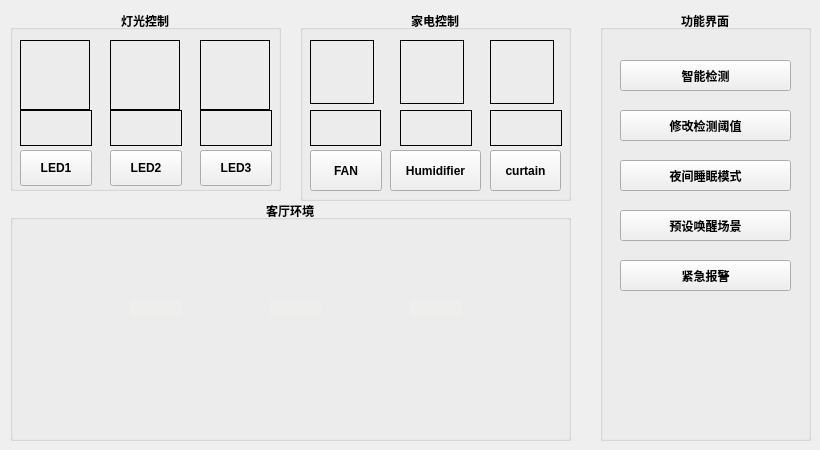
<?xml version="1.0" encoding="UTF-8"?>
<ui version="4.0">
 <class>MPCON</class>
 <widget class="QWidget" name="MPCON">
  <property name="geometry">
   <rect>
    <x>0</x>
    <y>0</y>
    <width>820</width>
    <height>450</height>
   </rect>
  </property>
  <property name="windowTitle">
   <string>Form</string>
  </property>
  <widget class="QGroupBox" name="groupBox">
   <property name="geometry">
    <rect>
     <x>10</x>
     <y>10</y>
     <width>271</width>
     <height>181</height>
    </rect>
   </property>
   <property name="font">
    <font>
     <weight>75</weight>
     <bold>true</bold>
    </font>
   </property>
   <property name="title">
    <string>灯光控制</string>
   </property>
   <property name="alignment">
    <set>Qt::AlignCenter</set>
   </property>
   <widget class="QLabel" name="label_led_1">
    <property name="geometry">
     <rect>
      <x>10</x>
      <y>100</y>
      <width>72</width>
      <height>36</height>
     </rect>
    </property>
    <property name="styleSheet">
     <string notr="true">background-color:rgba(0,0,0,0);</string>
    </property>
    <property name="frameShape">
     <enum>QFrame::Panel</enum>
    </property>
    <property name="text">
     <string>&lt;html&gt;&lt;head/&gt;&lt;body&gt;&lt;p align=&quot;center&quot;&gt;&lt;br/&gt;&lt;/p&gt;&lt;/body&gt;&lt;/html&gt;</string>
    </property>
   </widget>
   <widget class="QPushButton" name="pushButton_led2">
    <property name="geometry">
     <rect>
      <x>100</x>
      <y>140</y>
      <width>72</width>
      <height>36</height>
     </rect>
    </property>
    <property name="text">
     <string>LED2</string>
    </property>
   </widget>
   <widget class="QPushButton" name="pushButton_led1">
    <property name="geometry">
     <rect>
      <x>10</x>
      <y>140</y>
      <width>72</width>
      <height>36</height>
     </rect>
    </property>
    <property name="autoFillBackground">
     <bool>true</bool>
    </property>
    <property name="text">
     <string>LED1</string>
    </property>
   </widget>
   <widget class="QLabel" name="label_led_2">
    <property name="geometry">
     <rect>
      <x>100</x>
      <y>100</y>
      <width>72</width>
      <height>36</height>
     </rect>
    </property>
    <property name="styleSheet">
     <string notr="true">background-color:rgba(0,0,0,0);</string>
    </property>
    <property name="frameShape">
     <enum>QFrame::Panel</enum>
    </property>
    <property name="text">
     <string>&lt;html&gt;&lt;head/&gt;&lt;body&gt;&lt;p align=&quot;center&quot;&gt;&lt;br/&gt;&lt;/p&gt;&lt;/body&gt;&lt;/html&gt;</string>
    </property>
   </widget>
   <widget class="QLabel" name="label_led1">
    <property name="geometry">
     <rect>
      <x>10</x>
      <y>30</y>
      <width>70</width>
      <height>70</height>
     </rect>
    </property>
    <property name="frameShape">
     <enum>QFrame::Panel</enum>
    </property>
    <property name="text">
     <string/>
    </property>
   </widget>
   <widget class="QLabel" name="label_led2">
    <property name="geometry">
     <rect>
      <x>100</x>
      <y>30</y>
      <width>70</width>
      <height>70</height>
     </rect>
    </property>
    <property name="frameShape">
     <enum>QFrame::Panel</enum>
    </property>
    <property name="text">
     <string/>
    </property>
   </widget>
   <widget class="QPushButton" name="pushButton_led3">
    <property name="geometry">
     <rect>
      <x>190</x>
      <y>140</y>
      <width>72</width>
      <height>36</height>
     </rect>
    </property>
    <property name="text">
     <string>LED3</string>
    </property>
   </widget>
   <widget class="QLabel" name="label_led_3">
    <property name="geometry">
     <rect>
      <x>190</x>
      <y>100</y>
      <width>72</width>
      <height>36</height>
     </rect>
    </property>
    <property name="styleSheet">
     <string notr="true">background-color:rgba(0,0,0,0);</string>
    </property>
    <property name="frameShape">
     <enum>QFrame::Panel</enum>
    </property>
    <property name="text">
     <string>&lt;html&gt;&lt;head/&gt;&lt;body&gt;&lt;p align=&quot;center&quot;&gt;&lt;br/&gt;&lt;/p&gt;&lt;/body&gt;&lt;/html&gt;</string>
    </property>
   </widget>
   <widget class="QLabel" name="label_led3">
    <property name="geometry">
     <rect>
      <x>190</x>
      <y>30</y>
      <width>70</width>
      <height>70</height>
     </rect>
    </property>
    <property name="frameShape">
     <enum>QFrame::Panel</enum>
    </property>
    <property name="text">
     <string/>
    </property>
   </widget>
  </widget>
  <widget class="QGroupBox" name="groupBox_2">
   <property name="geometry">
    <rect>
     <x>10</x>
     <y>200</y>
     <width>561</width>
     <height>241</height>
    </rect>
   </property>
   <property name="font">
    <font>
     <weight>75</weight>
     <bold>true</bold>
    </font>
   </property>
   <property name="layoutDirection">
    <enum>Qt::LeftToRight</enum>
   </property>
   <property name="styleSheet">
    <string notr="true"/>
   </property>
   <property name="title">
    <string>客厅环境</string>
   </property>
   <property name="alignment">
    <set>Qt::AlignCenter</set>
   </property>
   <property name="flat">
    <bool>false</bool>
   </property>
   <widget class="QLabel" name="label_ill">
    <property name="geometry">
     <rect>
      <x>120</x>
      <y>100</y>
      <width>51</width>
      <height>17</height>
     </rect>
    </property>
    <property name="styleSheet">
     <string notr="true">background-color: rgb(238, 238, 236);
color: rgb(0, 0, 0);</string>
    </property>
    <property name="text">
     <string/>
    </property>
   </widget>
   <widget class="QLabel" name="label_tem">
    <property name="geometry">
     <rect>
      <x>260</x>
      <y>100</y>
      <width>51</width>
      <height>17</height>
     </rect>
    </property>
    <property name="styleSheet">
     <string notr="true">background-color: rgb(238, 238, 236);
color: rgb(0, 0, 0);</string>
    </property>
    <property name="text">
     <string/>
    </property>
   </widget>
   <widget class="QLabel" name="label_hum">
    <property name="geometry">
     <rect>
      <x>400</x>
      <y>100</y>
      <width>51</width>
      <height>17</height>
     </rect>
    </property>
    <property name="styleSheet">
     <string notr="true">background-color: rgb(238, 238, 236);
color: rgb(0, 0, 0);</string>
    </property>
    <property name="text">
     <string/>
    </property>
   </widget>
   <widget class="QLabel" name="label_tem_hum_ill">
    <property name="geometry">
     <rect>
      <x>10</x>
      <y>30</y>
      <width>541</width>
      <height>191</height>
     </rect>
    </property>
    <property name="text">
     <string/>
    </property>
   </widget>
   <zorder>label_tem_hum_ill</zorder>
   <zorder>label_ill</zorder>
   <zorder>label_tem</zorder>
   <zorder>label_hum</zorder>
  </widget>
  <widget class="QGroupBox" name="groupBox_3">
   <property name="geometry">
    <rect>
     <x>300</x>
     <y>10</y>
     <width>271</width>
     <height>191</height>
    </rect>
   </property>
   <property name="font">
    <font>
     <weight>75</weight>
     <bold>true</bold>
    </font>
   </property>
   <property name="title">
    <string>家电控制</string>
   </property>
   <property name="alignment">
    <set>Qt::AlignCenter</set>
   </property>
   <widget class="QPushButton" name="pushButton_fan">
    <property name="geometry">
     <rect>
      <x>10</x>
      <y>140</y>
      <width>72</width>
      <height>41</height>
     </rect>
    </property>
    <property name="text">
     <string>FAN</string>
    </property>
   </widget>
   <widget class="QLabel" name="label_humidifler">
    <property name="geometry">
     <rect>
      <x>100</x>
      <y>30</y>
      <width>64</width>
      <height>64</height>
     </rect>
    </property>
    <property name="frameShape">
     <enum>QFrame::Panel</enum>
    </property>
    <property name="text">
     <string/>
    </property>
   </widget>
   <widget class="QLabel" name="label_curtain1">
    <property name="geometry">
     <rect>
      <x>190</x>
      <y>100</y>
      <width>72</width>
      <height>36</height>
     </rect>
    </property>
    <property name="styleSheet">
     <string notr="true">background-color:rgba(0,0,0,0);</string>
    </property>
    <property name="frameShape">
     <enum>QFrame::Panel</enum>
    </property>
    <property name="text">
     <string>&lt;html&gt;&lt;head/&gt;&lt;body&gt;&lt;p align=&quot;center&quot;&gt;&lt;br/&gt;&lt;/p&gt;&lt;/body&gt;&lt;/html&gt;</string>
    </property>
   </widget>
   <widget class="QLabel" name="label_curtain">
    <property name="geometry">
     <rect>
      <x>190</x>
      <y>30</y>
      <width>64</width>
      <height>64</height>
     </rect>
    </property>
    <property name="frameShape">
     <enum>QFrame::Panel</enum>
    </property>
    <property name="text">
     <string/>
    </property>
   </widget>
   <widget class="QLabel" name="label_fan1">
    <property name="geometry">
     <rect>
      <x>10</x>
      <y>30</y>
      <width>64</width>
      <height>64</height>
     </rect>
    </property>
    <property name="frameShape">
     <enum>QFrame::Panel</enum>
    </property>
    <property name="text">
     <string/>
    </property>
   </widget>
   <widget class="QLabel" name="label_humidifler1">
    <property name="geometry">
     <rect>
      <x>100</x>
      <y>100</y>
      <width>72</width>
      <height>36</height>
     </rect>
    </property>
    <property name="styleSheet">
     <string notr="true">background-color:rgba(0,0,0,0);</string>
    </property>
    <property name="frameShape">
     <enum>QFrame::Panel</enum>
    </property>
    <property name="text">
     <string>&lt;html&gt;&lt;head/&gt;&lt;body&gt;&lt;p align=&quot;center&quot;&gt;&lt;br/&gt;&lt;/p&gt;&lt;/body&gt;&lt;/html&gt;</string>
    </property>
   </widget>
   <widget class="QLabel" name="label_fan2">
    <property name="geometry">
     <rect>
      <x>10</x>
      <y>100</y>
      <width>71</width>
      <height>36</height>
     </rect>
    </property>
    <property name="styleSheet">
     <string notr="true">background-color:rgba(0,0,0,0);</string>
    </property>
    <property name="frameShape">
     <enum>QFrame::Panel</enum>
    </property>
    <property name="text">
     <string>&lt;html&gt;&lt;head/&gt;&lt;body&gt;&lt;p align=&quot;center&quot;&gt;&lt;br/&gt;&lt;/p&gt;&lt;/body&gt;&lt;/html&gt;</string>
    </property>
   </widget>
   <widget class="QPushButton" name="pushButton_hum">
    <property name="geometry">
     <rect>
      <x>90</x>
      <y>140</y>
      <width>91</width>
      <height>41</height>
     </rect>
    </property>
    <property name="text">
     <string>Humidifier</string>
    </property>
   </widget>
   <widget class="QPushButton" name="pushButton_vibrator">
    <property name="geometry">
     <rect>
      <x>190</x>
      <y>140</y>
      <width>71</width>
      <height>41</height>
     </rect>
    </property>
    <property name="text">
     <string>curtain</string>
    </property>
   </widget>
  </widget>
  <widget class="QGroupBox" name="groupBox_4">
   <property name="geometry">
    <rect>
     <x>600</x>
     <y>10</y>
     <width>211</width>
     <height>431</height>
    </rect>
   </property>
   <property name="font">
    <font>
     <weight>75</weight>
     <bold>true</bold>
    </font>
   </property>
   <property name="title">
    <string>功能界面</string>
   </property>
   <property name="alignment">
    <set>Qt::AlignCenter</set>
   </property>
   <widget class="QPushButton" name="pushButton_auto_monitor">
    <property name="geometry">
     <rect>
      <x>20</x>
      <y>50</y>
      <width>171</width>
      <height>31</height>
     </rect>
    </property>
    <property name="text">
     <string>智能检测</string>
    </property>
   </widget>
   <widget class="QPushButton" name="pushButton_revise">
    <property name="geometry">
     <rect>
      <x>20</x>
      <y>100</y>
      <width>171</width>
      <height>31</height>
     </rect>
    </property>
    <property name="text">
     <string>修改检测阈值</string>
    </property>
   </widget>
   <widget class="QPushButton" name="pushButton_sleep">
    <property name="geometry">
     <rect>
      <x>20</x>
      <y>150</y>
      <width>171</width>
      <height>31</height>
     </rect>
    </property>
    <property name="text">
     <string>夜间睡眠模式</string>
    </property>
   </widget>
   <widget class="QPushButton" name="pushButton_wake">
    <property name="geometry">
     <rect>
      <x>20</x>
      <y>200</y>
      <width>171</width>
      <height>31</height>
     </rect>
    </property>
    <property name="text">
     <string>预设唤醒场景</string>
    </property>
   </widget>
   <widget class="QPushButton" name="pushButton_beep">
    <property name="geometry">
     <rect>
      <x>20</x>
      <y>250</y>
      <width>171</width>
      <height>31</height>
     </rect>
    </property>
    <property name="text">
     <string>紧急报警</string>
    </property>
   </widget>
  </widget>
 </widget>
 <resources/>
 <connections/>
</ui>
